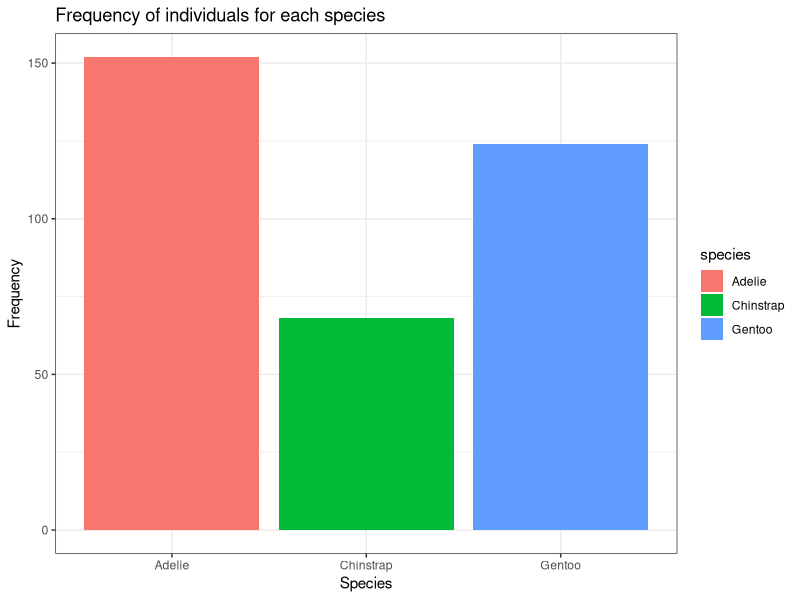
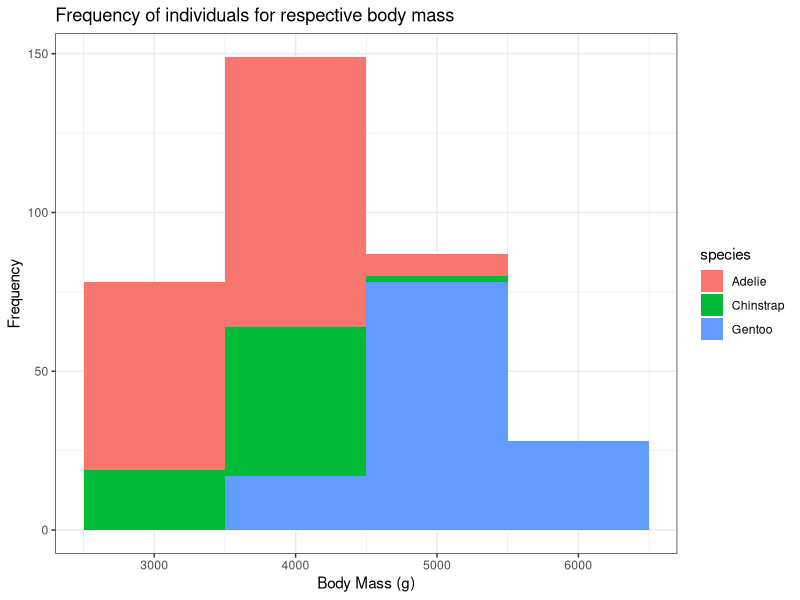
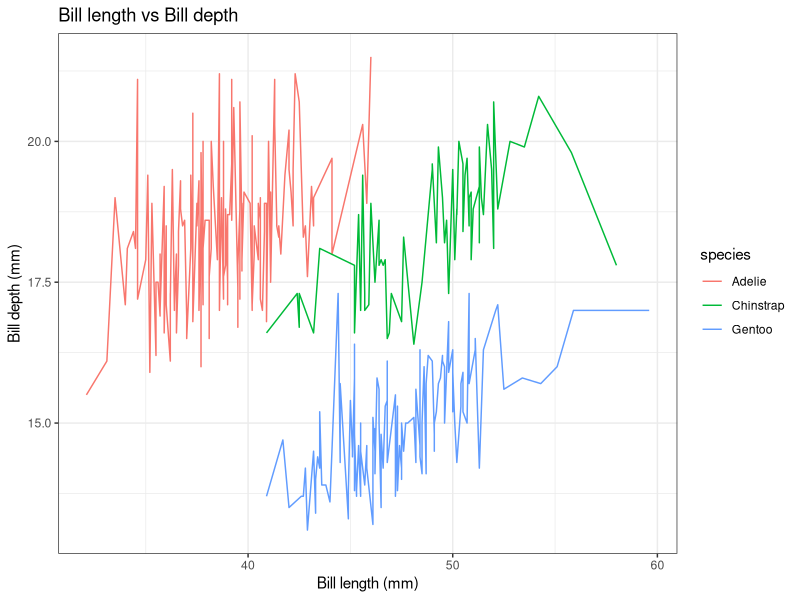
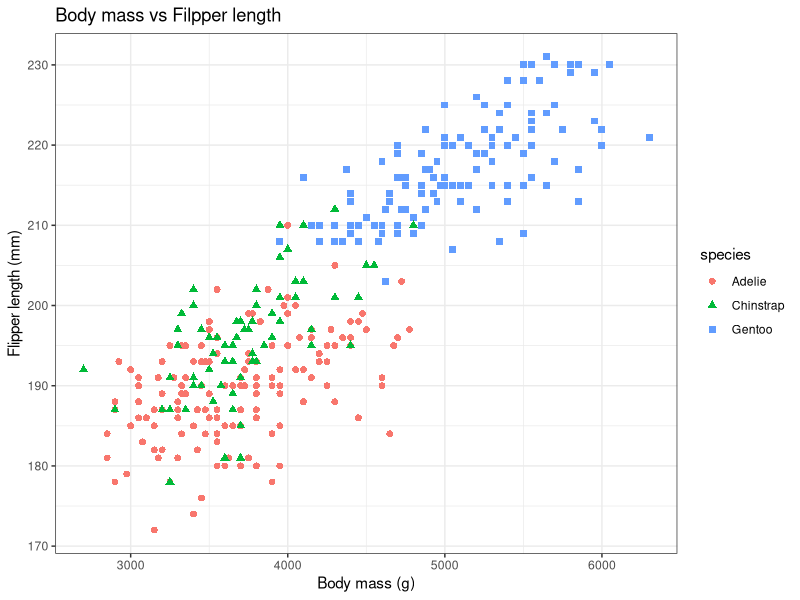
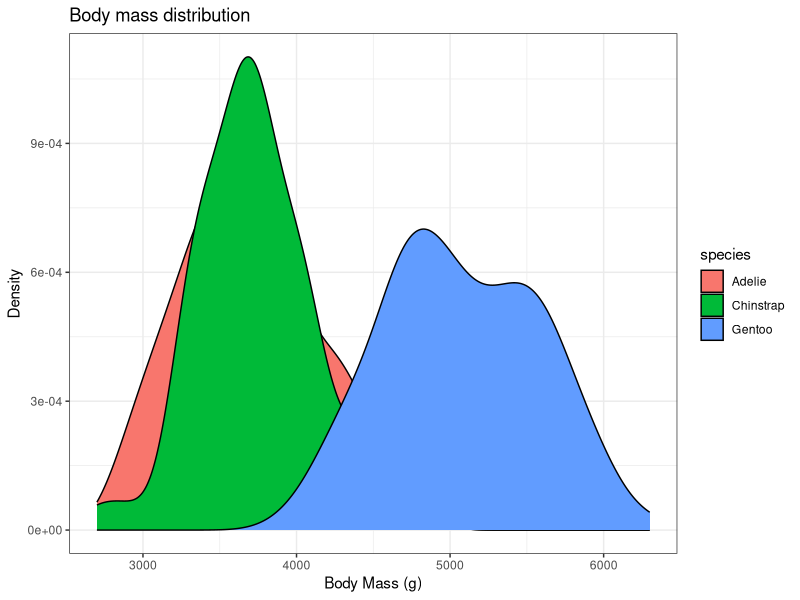
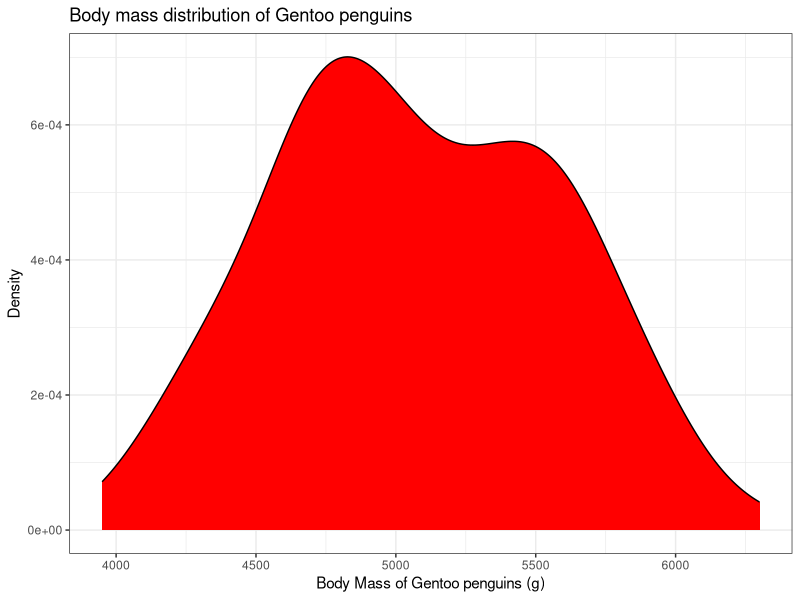
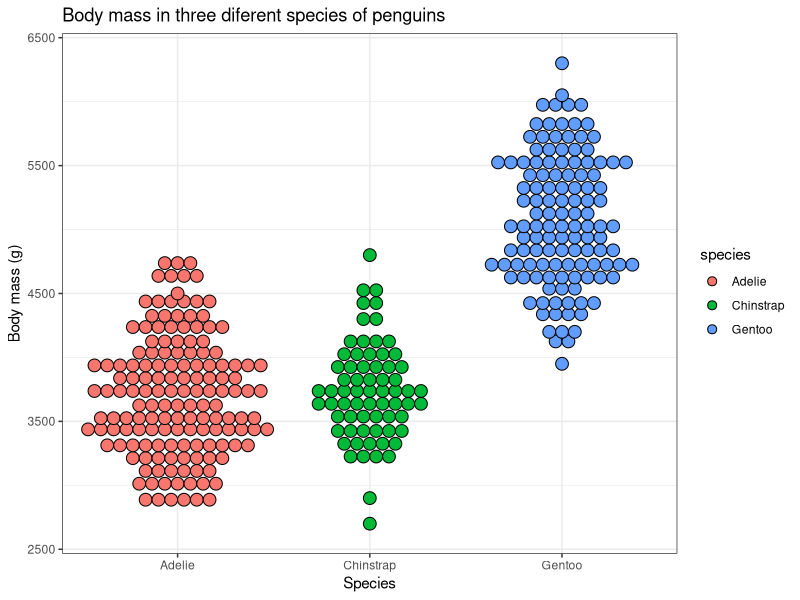
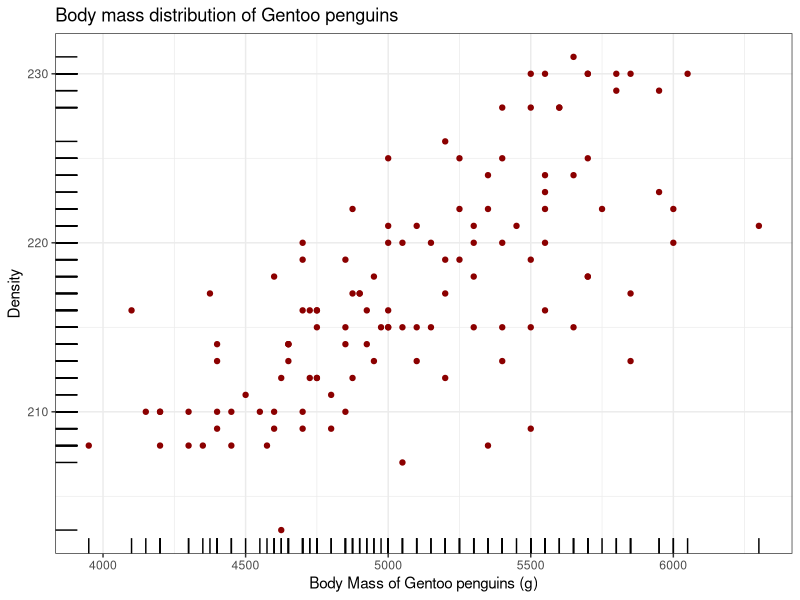

Here is the R script that generated these plots, in order:
## ---- chunk 1
library(palmerpenguins)
head(penguins)
## ---- chunk 2
library(ggplot2)
library(palmerpenguins)

ggplot(data = penguins, aes(x = species, fill = species)) + 
  xlab("Species") + ylab("Frequency") + 
  ggtitle("Frequency of individuals for each species") + 
  geom_bar() + theme_bw()
## ---- chunk 3
#| warning: true
library(ggplot2)
library(palmerpenguins)

ggplot(data = penguins, aes(x = body_mass_g, fill = species)) + 
  xlab("Body Mass (g)") + ylab("Frequency") + 
  ggtitle("Frequency of individuals for respective body mass") + 
  geom_histogram(binwidth = 1000) + theme_bw()
## ---- chunk 4
library(ggplot2)
library(palmerpenguins)

ggplot(data = penguins, aes(x = bill_length_mm, 
                            y = bill_depth_mm, colour = species)) + 
  xlab("Bill length (mm)") + ylab("Bill depth (mm)") + 
  ggtitle("Bill length vs Bill depth") + geom_line() + theme_bw()
## ---- chunk 5
library(ggplot2)
library(palmerpenguins)

ggplot(data = penguins, aes(x = body_mass_g, y = flipper_length_mm, 
                            shape = species, colour = species)) + 
  xlab("Body mass (g)") + ylab("Flipper length (mm)") + 
  ggtitle("Body mass vs Filpper length") + geom_point(size = 2) + theme_bw()
## ---- chunk 6
library(ggplot2)
library(palmerpenguins)

ggplot(data = penguins, aes(x = body_mass_g, fill = species)) + 
  xlab("Body Mass (g)") + ylab("Density") + ggtitle("Body mass distribution") + 
  geom_density() + theme_bw()
## ---- chunk 7
library(ggplot2)
library(palmerpenguins)
library(dplyr)

penguins_gentoo <- penguins %>% filter(species == "Gentoo")

ggplot(data = penguins_gentoo, aes(x = body_mass_g)) + 
  xlab("Body Mass of Gentoo penguins (g)") + ylab("Density") + 
  ggtitle("Body mass distribution of Gentoo penguins") + 
  geom_density(fill = "red") + theme_bw()
## ---- chunk 8
library(ggplot2)
library(palmerpenguins)

ggplot(data = penguins, aes(x = species, y = body_mass_g, fill = species)) + 
  xlab("Species") + ylab("Body mass (g)") + 
  ggtitle("Body mass in three diferent species of penguins") + 
  geom_dotplot(binaxis = "y", stackdir = "center", binwidth = 100) + theme_bw()
## ---- chunk 9
library(ggplot2)
library(palmerpenguins)
library(dplyr)

penguins_gentoo <- penguins %>% filter(species == "Gentoo")

ggplot(data = penguins_gentoo, aes(x = body_mass_g, y = flipper_length_mm)) + 
  xlab("Body Mass of Gentoo penguins (g)") + ylab("Density") + 
  ggtitle("Body mass distribution of Gentoo penguins") + 
  geom_point(colour = "darkred") + geom_rug() + theme_bw()
## ---- chunk 10
library(ggplot2)
library(palmerpenguins)

ggplot(data = penguins, aes(x = species, y = body_mass_g, colour = species)) + 
  xlab("Species") + ylab("Body mass (g)") + 
  ggtitle("Body mass in three diferent species of penguins") + geom_boxplot() + 
  theme_bw()
## ---- chunk 11
library(ggplot2)
library(palmerpenguins)

ggplot(data = penguins, aes(x = species, y = body_mass_g, fill = species)) + 
  xlab("Species") + ylab("Body mass (g)") + 
  ggtitle("Body mass in three diferent species of penguins") + 
  geom_violin(aes(colour = species), trim = TRUE) + geom_boxplot(width = 0.2) +
  theme_bw()
## ---- chunk 12
#| echo: false
Sys.time()
